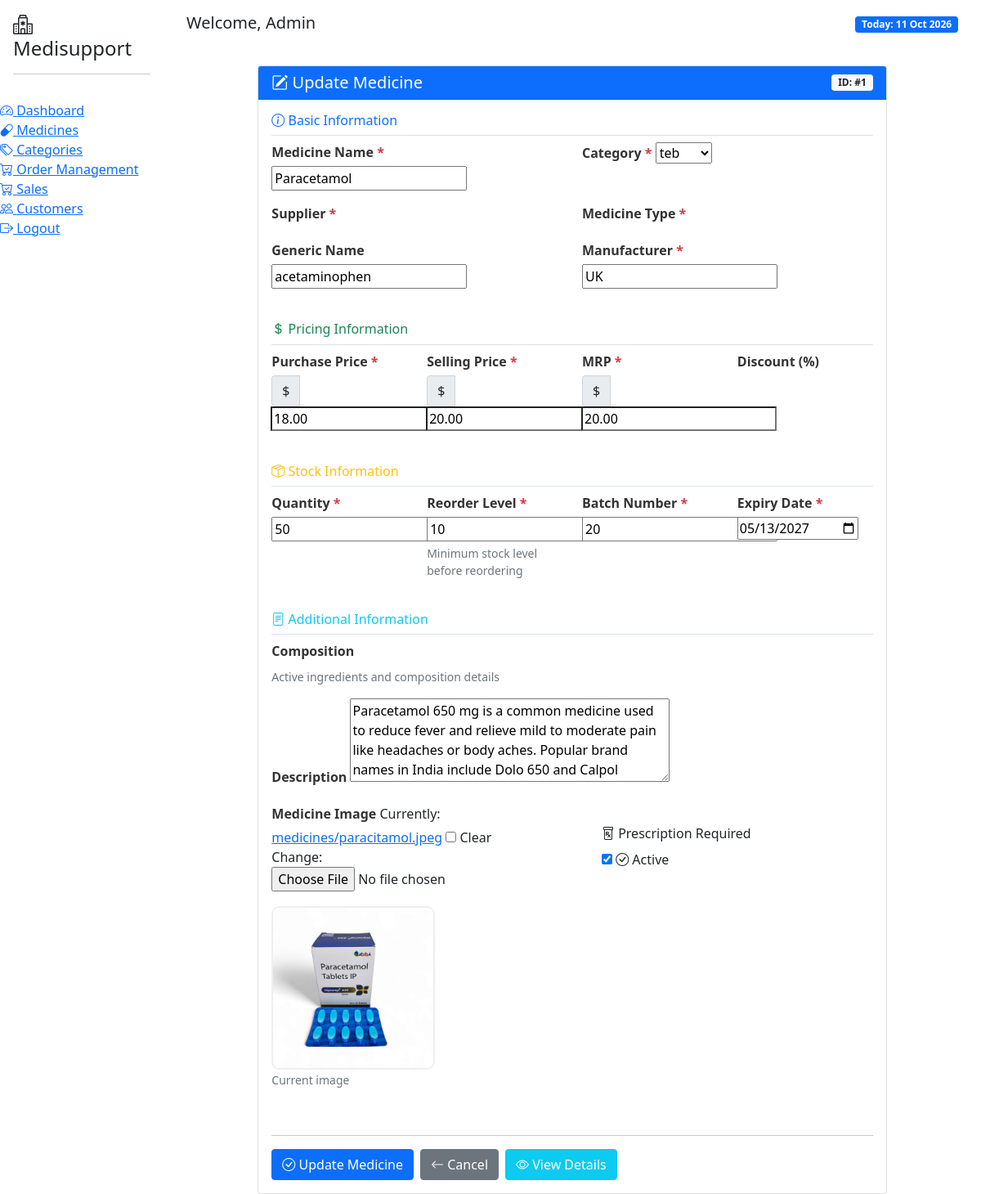
Before: /medicines/1/update/ (signed in) with the older database file.
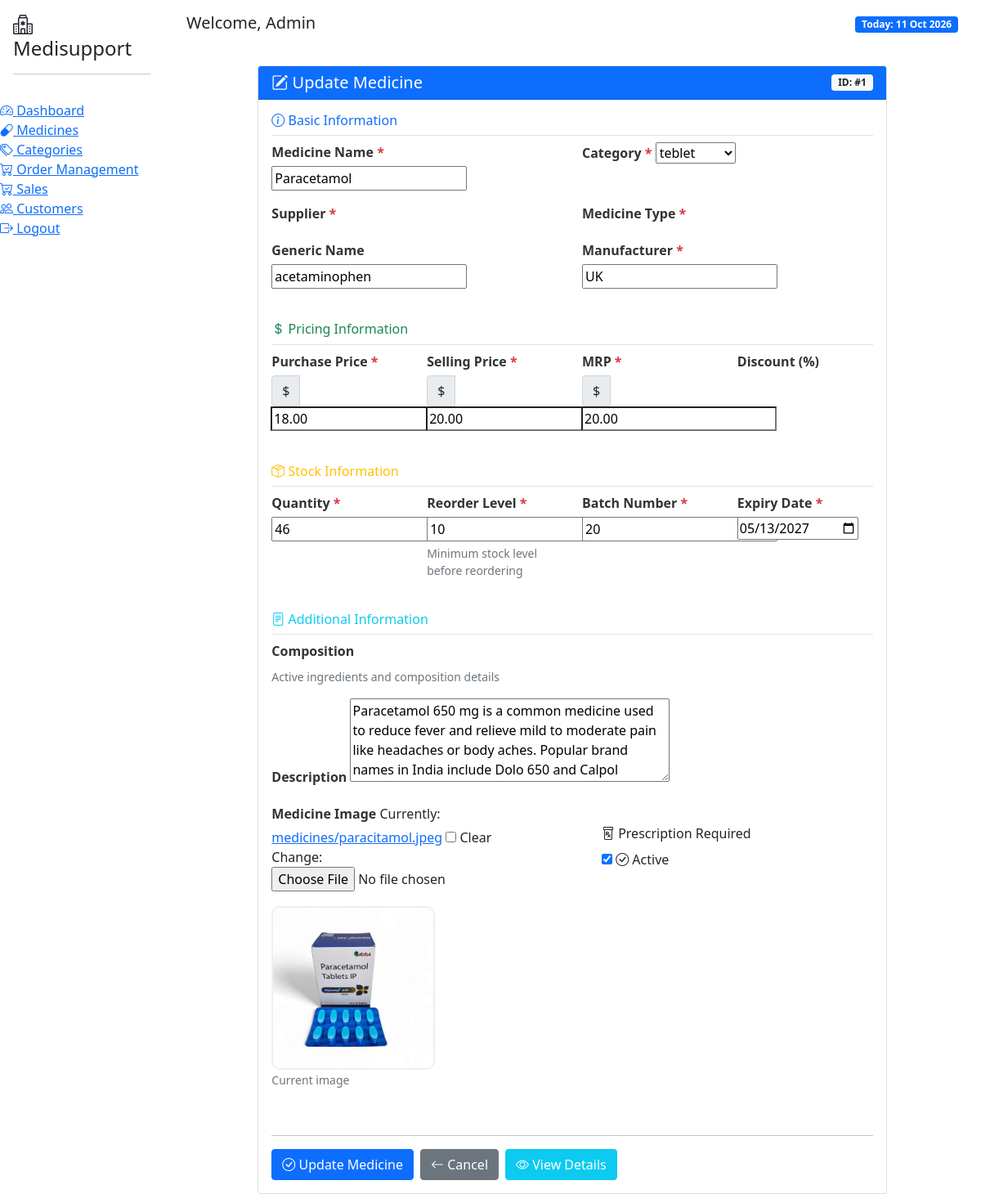
After: the same page with the newer database file.
### store/models.py (models this page shows, shortened)
class Medicine(models.Model):
    TABLET = 'TAB'
    CAPSULE = 'CAP'
    SYRUP = 'SYR'
    INJECTION = 'INJ'
    CREAM = 'CRM'
    DROPS = 'DRP'
    OTHER = 'OTH'
    MEDICINE_TYPES = [
        (TABLET, 'Tablet'),
        (CAPSULE, 'Capsule'),
        (SYRUP, 'Syrup'),
        (INJECTION, 'Injection'),
        (CREAM, 'Cream'),
        (DROPS, 'Drops'),
        (OTHER, 'Other'),
    ]
    name = models.CharField(max_length=200)
    category = models.ForeignKey(Category, on_delete=models.CASCADE, related_name='medicines')
    medicine_type = models.CharField(max_length=3, choices=MEDICINE_TYPES, default=TABLET)
    generic_name = models.CharField(max_length=200, blank=True)
    manufacturer = models.CharField(max_length=200)
    composition = models.TextField(blank=True, help_text="Active ingredients and composition")
    purchase_price = models.DecimalField(max_digits=10, decimal_places=2)
    selling_price = models.DecimalField(max_digits=10, decimal_places=2)
    mrp = models.DecimalField(max_digits=10, decimal_places=2)
    discount_percentage = models.DecimalField(max_digits=5, decimal_places=2, default=0)
    quantity = models.IntegerField(default=0)
    reorder_level = models.IntegerField(default=10)
    batch_number = models.CharField(max_length=50)
    expiry_date = models.DateField()
    description = models.TextField(blank=True)
    image = models.ImageField(upload_to='medicines/', blank=True, null=True)
    prescription_required = models.BooleanField(default=False)
    is_active = models.BooleanField(default=True)
    created_at = models.DateTimeField(auto_now_add=True, null=True, blank=True)
    updated_at = models.DateTimeField(auto_now=True)
    class Meta:
        ordering = ['name']

### store/views.py (the view)
# urls.py: path('medicines/<int:pk>/update/', views.medicine_update, name='medicine_update'),
@login_required
def medicine_update(request, pk):
    medicine = get_object_or_404(Medicine, pk=pk)
    if request.method == 'POST':
        form = MedicineForm(request.POST, request.FILES, instance=medicine)
        if form.is_valid():
            form.save()
            messages.success(request, 'Medicine updated successfully!')
            return redirect('medicine_list')
    else:
        form = MedicineForm(instance=medicine)
    return render(request, 'store/medicine_form.html', {'form': form, 'title': 'Update Medicine'})

### store/forms.py
class MedicineForm(forms.ModelForm):
    class Meta:
        model = Medicine
        fields = [
            'name', 'category',  'medicine_type', 'generic_name',
            'manufacturer', 'composition',  'selling_price',
            'mrp', 'discount_percentage', 'quantity', 'reorder_level',
            'batch_number', 'expiry_date', 'description', 'image',
            'prescription_required', 'is_active'
        ]
        widgets = {
            'expiry_date': forms.DateInput(attrs={'type': 'date'}),
            'description': forms.Textarea(attrs={'rows': 3}),
        }

### store/models.py (called while the page is built)
    def __str__(self):
        return self.name

### store/templates/store/medicine_form.html (shortened to what the changed rows need)
{% extends 'store/base.html' %}
{% load static %}
{% block content %}
<div class="container-fluid">
    <div class="row justify-content-center">
        <div class="col-lg-10">
            <div class="card">
                <div class="card-header bg-primary text-white d-flex justify-content-between align-items-center">
                    <h5 class="mb-0"><i class="bi bi-{% if form.instance.pk %}pencil-square{% else %}plus-circle{% endif %}"></i> {{ title }}</h5>
                    <span class="badge bg-light text-dark">
                        {% if form.instance.pk %}
                            ID: #{{ form.instance.id }}
                        {% else %}
                            New Medicine
                        {% endif %}
                    </span>
                </div>
                <div class="card-body">
                    <form method="post" enctype="multipart/form-data" id="medicineForm">
                        <div class="row mb-4">
                            <div class="col-md-6 mb-3">
                                <label for="{{ form.name.id_for_label }}" class="form-label required-field">
                                    Medicine Name
                                </label>
                                {{ form.name }}
                            </div>
                            <div class="col-md-6 mb-3">
                                <label for="{{ form.category.id_for_label }}" class="form-label required-field">
                                    Category
                                </label>
                                {{ form.category }}
                            </div>
                            <div class="col-md-6 mb-3">
                                <label for="{{ form.generic_name.id_for_label }}" class="form-label">
                                    Generic Name
                                </label>
                                {{ form.generic_name }}
                            </div>
                            <div class="col-md-6 mb-3">
                                <label for="{{ form.manufacturer.id_for_label }}" class="form-label required-field">
                                    Manufacturer
                                </label>
                                {{ form.manufacturer }}
                            </div>
                        </div>
                        <div class="row mb-4">
                            <div class="col-md-3 mb-3">
                                <div class="input-group">
                                    <span class="input-group-text">$</span>
                                    {{ form.purchase_price }}
                                </div>
                            </div>
                            <div class="col-md-3 mb-3">
                                <div class="input-group">
                                    <span class="input-group-text">$</span>
                                    {{ form.selling_price }}
                                </div>
                            </div>
                            <div class="col-md-3 mb-3">
                                <div class="input-group">
                                    <span class="input-group-text">$</span>
                                    {{ form.mrp }}
                                </div>
                            </div>
                        </div>
                        <div class="row mb-4">
                            <div class="col-md-3 mb-3">
                                <label for="{{ form.quantity.id_for_label }}" class="form-label required-field">
                                    Quantity
                                </label>
                                {{ form.quantity }}
                            </div>
                            <div class="col-md-3 mb-3">
                                <label for="{{ form.reorder_level.id_for_label }}" class="form-label required-field">
                                    Reorder Level
                                </label>
                                {{ form.reorder_level }}
                                <div class="help-text">Minimum stock level before reordering</div>
                            </div>
                            <div class="col-md-3 mb-3">
                                <label for="{{ form.batch_number.id_for_label }}" class="form-label required-field">
                                    Batch Number
                                </label>
                                {{ form.batch_number }}
                            </div>
                            <div class="col-md-3 mb-3">
                                <label for="{{ form.expiry_date.id_for_label }}" class="form-label required-field">
                                    Expiry Date
                                </label>
                                {{ form.expiry_date }}
                            </div>
                        </div>
                        <div class="row mb-4">
                            <div class="col-md-12 mb-3">
                                <label for="{{ form.description.id_for_label }}" class="form-label">
                                    Description
                                </label>
                                {{ form.description }}
                            </div>
                            <div class="col-md-6 mb-3">
                                <label for="{{ form.image.id_for_label }}" class="form-label">
                                    Medicine Image
                                </label>
                                {{ form.image }}
                                {% if form.instance.image %}
                                    <div class="mt-2">
                                        <img src="{{ form.instance.image.url }}" alt="Medicine Image" class="image-preview">
                                        <br>
                                        <small class="text-muted">Current image</small>
                                    </div>
                                {% endif %}
                            </div>
                            <div class="col-md-6 mb-3">
                                <div class="mt-4">
                                    <div class="form-check">
                                        {{ form.is_active }}
                                        <label class="form-check-label" for="{{ form.is_active.id_for_label }}">
                                            <i class="bi bi-check-circle"></i> Active
                                        </label>
                                    </div>
                                </div>
                            </div>
                        </div>
                    </form>
                </div>
            </div>
        </div>
    </div>
</div>
{% endblock %}

Changed rows visible on the page:
changed Medicine "Paracetamol": category "teb" → "teblet"; quantity "50" → "46"
